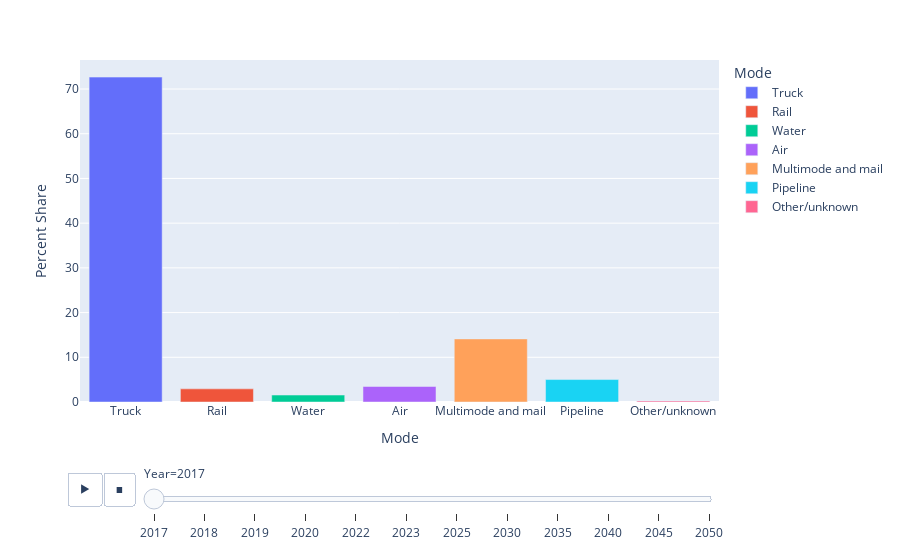

Notebook cell for this chart:
### Code cell
currYears = ['2017','2018','2019','2020','2022','2023','2025','2030','2035','2040','2045','2050']
dfm = []
for year in currYears:
    dfn1 = domestic_mode_df[['dms_mode', year]]
    dfn1.rename(columns={year:'Percent Share'}, inplace=True)
    dfn1['Year'] = year
    dfm.append(dfn1)
dfn = pd.concat(dfm)


def label_dmode(row):
    mymode = mode_list[int(row['dms_mode']) - 1]
    row['Mode'] = mymode
    return row

dfn = dfn.apply(label_dmode, axis=1)

fig = px.bar(dfn, x='Mode', y='Percent Share', color='Mode',
                     animation_frame="Year", animation_group="Mode")
fig.show()

### Figure 1 — Plotly figure (JSON) as saved in the notebook; plotly's stock layout.template omitted (floating-point values rounded to 4 significant figures)
{"data": [{"alignmentgroup": "True", "hovertemplate": "Mode=%{x}<br>Year=2017<br>Percent Share=%{y}<extra></extra>", "ids": ["Truck"], "legendgroup": "Truck", "marker": {"color": "#636efa"}, "name": "Truck", "offsetgroup": "Truck", "orientation": "v", "showlegend": true, "textposition": "auto", "type": "bar", "x": ["Truck"], "xaxis": "x", "y": [72.67], "yaxis": "y"}, {"alignmentgroup": "True", "hovertemplate": "Mode=%{x}<br>Year=2017<br>Percent Share=%{y}<extra></extra>", "ids": ["Rail"], "legendgroup": "Rail", "marker": {"color": "#EF553B"}, "name": "Rail", "offsetgroup": "Rail", "orientation": "v", "showlegend": true, "textposition": "auto", "type": "bar", "x": ["Rail"], "xaxis": "x", "y": [2.937], "yaxis": "y"}, {"alignmentgroup": "True", "hovertemplate": "Mode=%{x}<br>Year=2017<br>Percent Share=%{y}<extra></extra>", "ids": ["Water"], "legendgroup": "Water", "marker": {"color": "#00cc96"}, "name": "Water", "offsetgroup": "Water", "orientation": "v", "showlegend": true, "textposition": "auto", "type": "bar", "x": ["Water"], "xaxis": "x", "y": [1.554], "yaxis": "y"}, {"alignmentgroup": "True", "hovertemplate": "Mode=%{x}<br>Year=2017<br>Percent Share=%{y}<extra></extra>", "ids": ["Air"], "legendgroup": "Air", "marker": {"color": "#ab63fa"}, "name": "Air", "offsetgroup": "Air", "orientation": "v", "showlegend": true, "textposition": "auto", "type": "bar", "x": ["Air"], "xaxis": "x", "y": [3.47], "yaxis": "y"}, {"alignmentgroup": "True", "hovertemplate": "Mode=%{x}<br>Year=2017<br>Percent Share=%{y}<extra></extra>", "ids": ["Multimode and mail"], "legendgroup": "Multimode and mail", "marker": {"color": "#FFA15A"}, "name": "Multimode and mail", "offsetgroup": "Multimode and mail", "orientation": "v", "showlegend": true, "textposition": "auto", "type": "bar", "x": ["Multimode and mail"], "xaxis": "x", "y": [14.11], "yaxis": "y"}, {"alignmentgroup": "True", "hovertemplate": "Mode=%{x}<br>Year=2017<br>Percent Share=%{y}<extra></extra>", "ids": ["Pipeline"], "legendgroup": "Pipeline", "marker": {"color": "#19d3f3"}, "name": "Pipeline", "offsetgroup": "Pipeline", "orientation": "v", "showlegend": true, "textposition": "auto", "type": "bar", "x": ["Pipeline"], "xaxis": "x", "y": [5.023], "yaxis": "y"}, {"alignmentgroup": "True", "hovertemplate": "Mode=%{x}<br>Year=2017<br>Percent Share=%{y}<extra></extra>", "ids": ["Other/unknown"], "legendgroup": "Other/unknown", "marker": {"color": "#FF6692"}, "name": "Other/unknown", "offsetgroup": "Other/unknown", "orientation": "v", "showlegend": true, "textposition": "auto", "type": "bar", "x": ["Other/unknown"], "xaxis": "x", "y": [0.2391], "yaxis": "y"}], "layout": {"barmode": "relative", "legend": {"title": {"text": "Mode"}, "tracegroupgap": 0}, "margin": {"t": 60}, "sliders": [{"active": 0, "currentvalue": {"prefix": "Year="}, "len": 0.9, "pad": {"b": 10, "t": 60}, "steps": [{"args": [["2017"], {"frame": {"duration": 0, "redraw": true}, "fromcurrent": true, "mode": "immediate", "transition": {"duration": 0, "easing": "linear"}}], "label": "2017", "method": "animate"}, {"args": [["2018"], {"frame": {"duration": 0, "redraw": true}, "fromcurrent": true, "mode": "immediate", "transition": {"duration": 0, "easing": "linear"}}], "label": "2018", "method": "animate"}, {"args": [["2019"], {"frame": {"duration": 0, "redraw": true}, "fromcurrent": true, "mode": "immediate", "transition": {"duration": 0, "easing": "linear"}}], "label": "2019", "method": "animate"}, {"args": [["2020"], {"frame": {"duration": 0, "redraw": true}, "fromcurrent": true, "mode": "immediate", "transition": {"duration": 0, "easing": "linear"}}], "label": "2020", "method": "animate"}, {"args": [["2022"], {"frame": {"duration": 0, "redraw": true}, "fromcurrent": true, "mode": "immediate", "transition": {"duration": 0, "easing": "linear"}}], "label": "2022", "method": "animate"}, {"args": [["2023"], {"frame": {"duration": 0, "redraw": true}, "fromcurrent": true, "mode": "immediate", "transition": {"duration": 0, "easing": "linear"}}], "label": "2023", "method": "animate"}, {"args": [["2025"], {"frame": {"duration": 0, "redraw": true}, "fromcurrent": true, "mode": "immediate", "transition": {"duration": 0, "easing": "linear"}}], "label": "2025", "method": "animate"}, {"args": [["2030"], {"frame": {"duration": 0, "redraw": true}, "fromcurrent": true, "mode": "immediate", "transition": {"duration": 0, "easing": "linear"}}], "label": "2030", "method": "animate"}, {"args": [["2035"], {"frame": {"duration": 0, "redraw": true}, "fromcurrent": true, "mode": "immediate", "transition": {"duration": 0, "easing": "linear"}}], "label": "2035", "method": "animate"}, {"args": [["2040"], {"frame": {"duration": 0, "redraw": true}, "fromcurrent": true, "mode": "immediate", "transition": {"duration": 0, "easing": "linear"}}], "label": "2040", "method": "animate"}, {"args": [["2045"], {"frame": {"duration": 0, "redraw": true}, "fromcurrent": true, "mode": "immediate", "transition": {"duration": 0, "easing": "linear"}}], "label": "2045", "method": "animate"}, {"args": [["2050"], {"frame": {"duration": 0, "redraw": true}, "fromcurrent": true, "mode": "immediate", "transition": {"duration": 0, "easing": "linear"}}], "label": "2050", "method": "animate"}], "x": 0.1, "xanchor": "left", "y": 0, "yanchor": "top"}], "updatemenus": [{"buttons": [{"args": [null, {"frame": {"duration": 500, "redraw": true}, "fromcurrent": true, "mode": "immediate", "transition": {"duration": 500, "easing": "linear"}}], "label": "&#9654;", "method": "animate"}, {"args": [[null], {"frame": {"duration": 0, "redraw": true}, "fromcurrent": true, "mode": "immediate", "transition": {"duration": 0, "easing": "linear"}}], "label": "&#9724;", "method": "animate"}], "direction": "left", "pad": {"r": 10, "t": 70}, "showactive": false, "type": "buttons", "x": 0.1, "xanchor": "right", "y": 0, "yanchor": "top"}], "xaxis": {"anchor": "y", "categoryarray": ["Truck", "Rail", "Water", "Air", "Multimode and mail", "Pipeline", "Other/unknown"], "categoryorder": "array", "domain": [0, 1], "title": {"text": "Mode"}}, "yaxis": {"anchor": "x", "domain": [0, 1], "title": {"text": "Percent Share"}}}}
